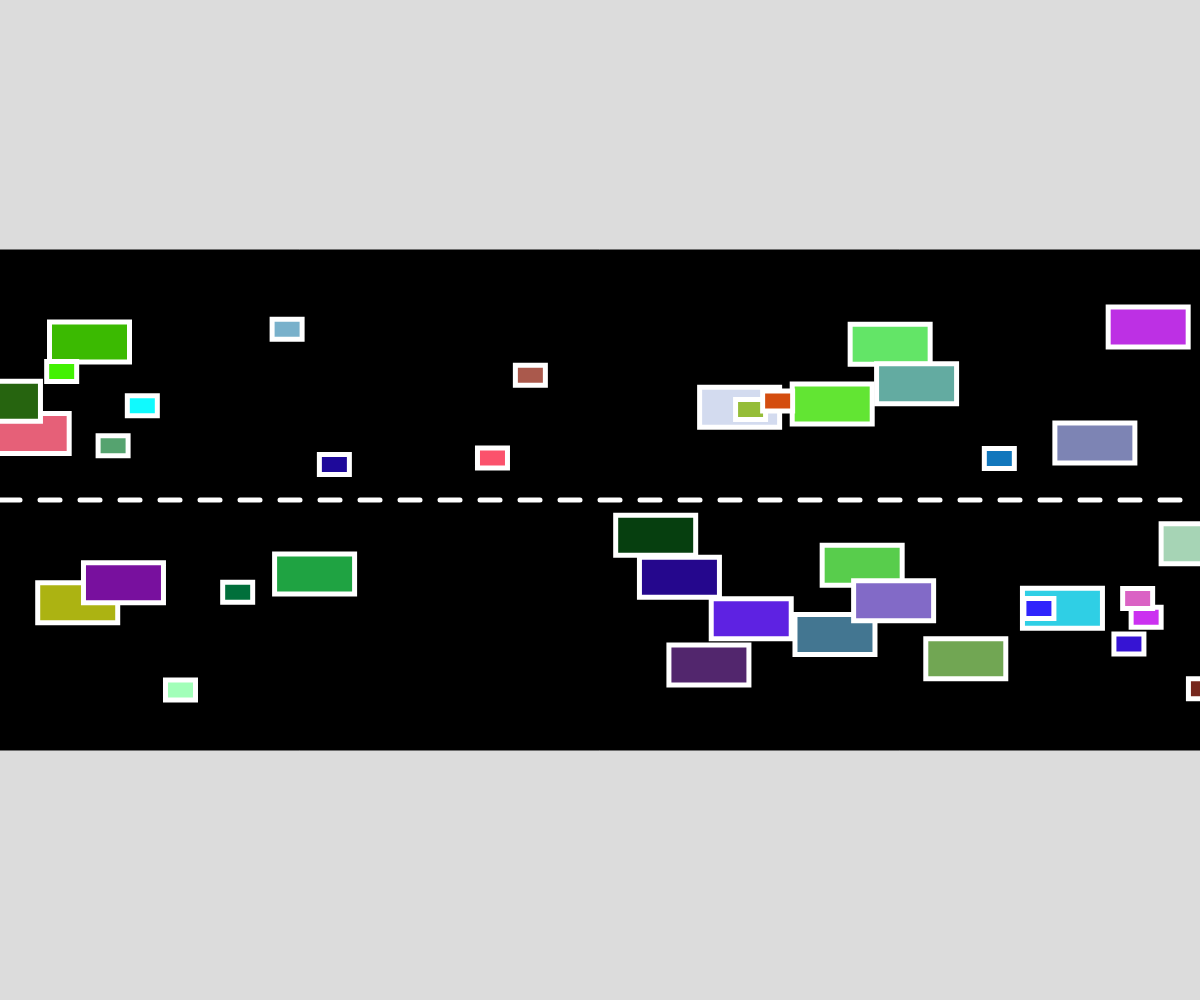
Frame 1 (no input)
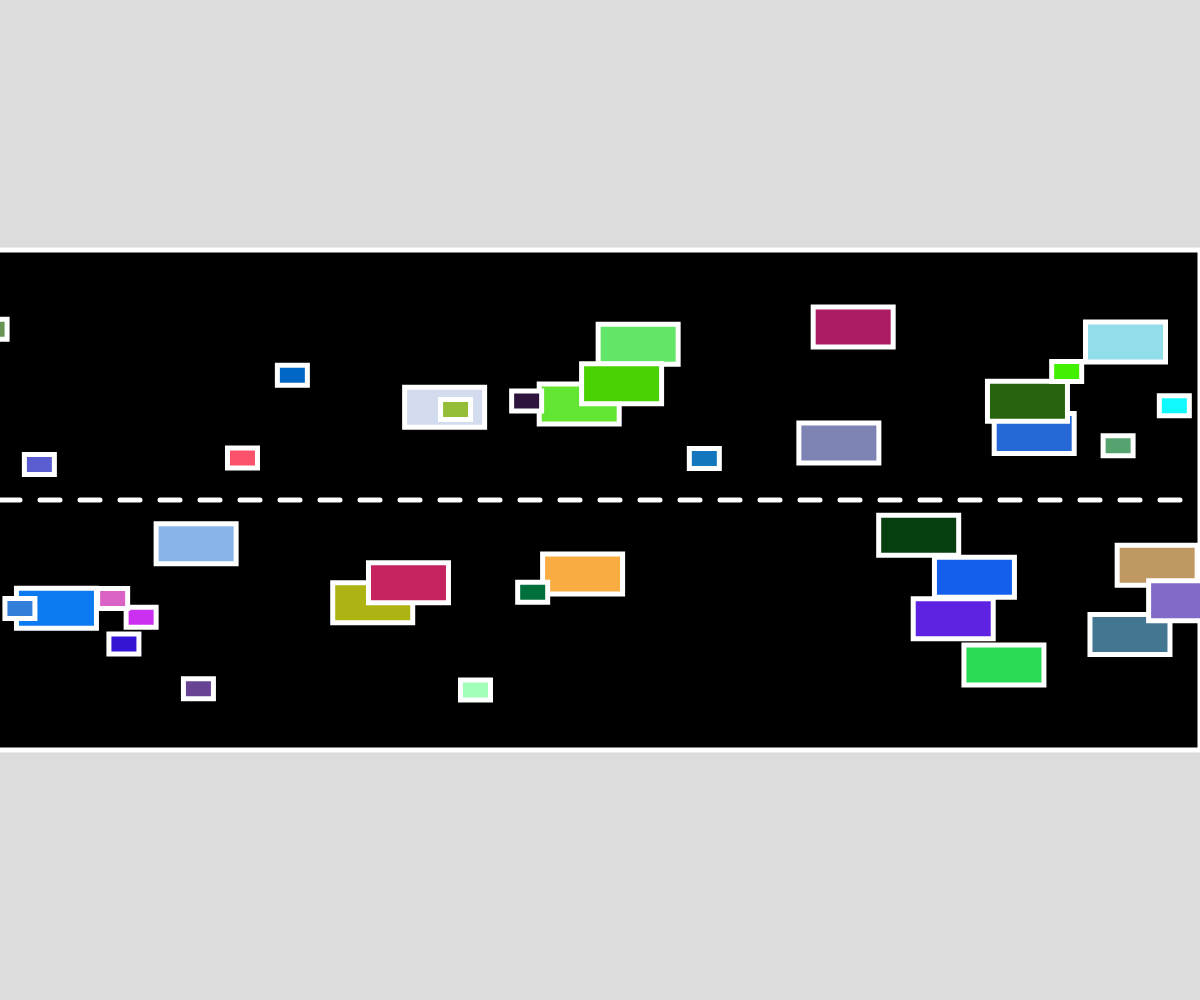
Frame 60 (no input)
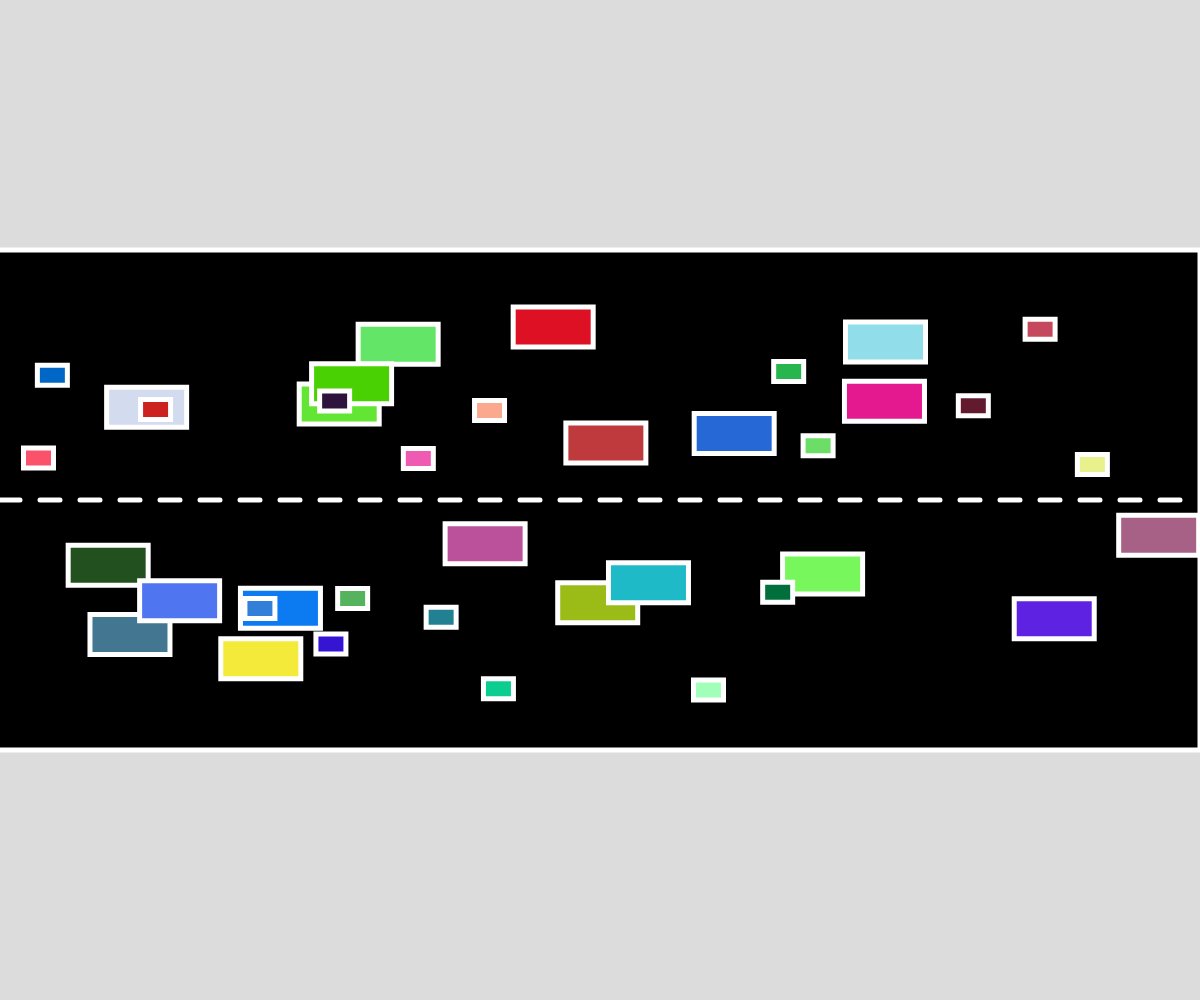
Frame 120 (the mouse pressed at the canvas centre since frame 60)

The p5.js sketch that drew these frames (run headless with seeded random() and noise() and a simulated clock; from frame 60 on, the mouse is pressed at the canvas centre):

// p5.js sketch
// ── sketch.js
// Cars, Cars, Cars!
// Max Babcock
// 10/22/2024

// Arrays that contain the vehicles
let eastbound = []
let westbound = []

function setup() {
  createCanvas(windowWidth, windowHeight);
  rectMode(CENTER);
  // Pushes 20 vehicles to each array at a random xPos and yPos based on direction
  // Also a random vehicle type
  for(let i = 0; i < 20; i++){
    eastbound.push(new Vehicle(random(0, width), random(height/2+30, height/2+200), round(random(0,1)),0));
    westbound.push(new Vehicle(random(0, width), random(height/2-30, height/2-200), round(random(0,1)),1));
  }
}

function draw() {
  background(220);
  drawRoad();

  for(let i = 0; i < eastbound.length; i++){
    eastbound[i].action();
  }
  for(let i = 0; i < westbound.length; i++){
    westbound[i].action();
  }
}


function drawRoad(){
  // Draws Road
  fill(0);
  rect(0, height/2, width*2, 500);

  // Draws Lines
  for(let i = 0; i < width; i+=20){
    stroke('white');
    strokeWeight(5);
    line(i, height/2, i+=20, height/2);
  }
}

function mouseClicked(){
  // If shift + left click, push a new vehicle westbound
  if(keyIsPressed && keyCode === SHIFT){
    westbound.push(new Vehicle(random(0,width), random(height/2-30, height/2-200), round(random(0,1)), 1));
  }
  // If left click, push a new vehicle eastbound
  else{
    eastbound.push(new Vehicle(random(0, width), random(height/2+30, height/2+200), round(random(0,1)), 0));
  }
}




class Vehicle {
  constructor(x, y, type, direction){
    this.x = x;
    this.y = y;
    this.type = type;
    this.color = color(random(255), random(255), random(255));
    this.direction = direction;
    this.xSpeed = 5;
    this.MAX_SPEED = 15;
  }
  display(){
    if(this.type === 0){
      fill(this.color);
      rect(this.x, this.y, 30, 20);
    }
    else {
      fill(this.color);
      rect(this.x, this.y, 80, 40);
    }
  }

  move(){
    if(this.direction === 0){
      this.x+=this.xSpeed;
      if(this.x >= width+100){
        this.x -= width + 100;
      }
    }

    else{
      this.x-=this.xSpeed;
      if(this.x <= 0-100){
        this.x += width + 100;
      }
    }   
  }


  speedUp(){
    if(this.direction === 0){
      this.xSpeed + 1;
      if(this.xSpeed >= this.MAX_SPEED){
        this.xSpeed = this.MAX_SPEED;
      }
    }
    else{
      -this.xSpeed - 1;
      if(-this.xSpeed <= -this.MAX_SPEED){
        this.xSpeed = -this.MAX_SPEED;
      }
    }
  }
  
  speedDown(){
    // Left moving traffic
    if(this.direction === 0){
      this.xSpeed -= 1;
      if(this.xSpeed <= 0){
        this.xSpeed = 1;
      }
    }
    // Right moving traffic
    else{
      this.xSpeed -= 1;
      if(this.xSpeed <= 0){
        this.xSpeed = 1;
      }
    }
  }
  action(){
    this.move();
    this.display();

    this.rng = round(random(1,100));

    if(this.rng === 1){
      this.speedUp();
    }
    else if(this.rng === 2){
      this.speedDown();
    }
    else if (this.rng === 3){
      this.color = color(random(255), random(255), random(255));
    }
  }
}




// Window Resize
function windowResized(){
  resizeCanvas(windowWidth, windowHeight);
}
  
